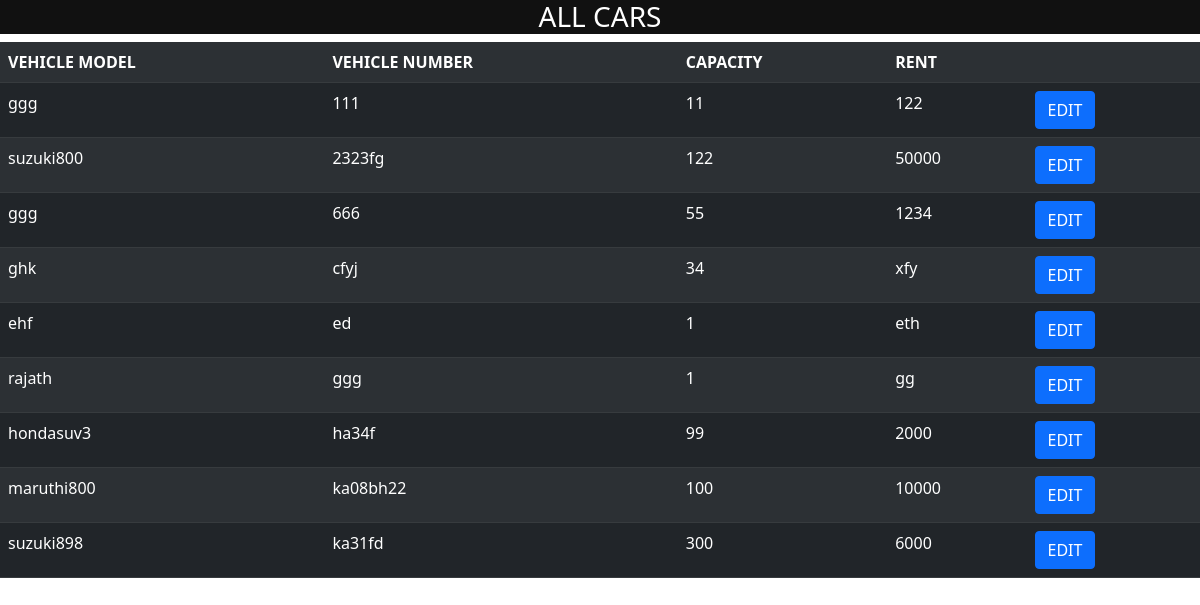
The page /allcars.php on the database its author committed.
### tables this page shows
CREATE TABLE `cars` (
  `model` varchar(30) NOT NULL,
  `number` varchar(33) NOT NULL,
  `capacity` varchar(33) NOT NULL,
  `rent` varchar(33) NOT NULL,
  `agency` varchar(30) NOT NULL,
  `status` varchar(30) NOT NULL,
  `booked_by` varchar(30) NOT NULL,
  `start_date` varchar(33) NOT NULL,
  `totaldays` varchar(33) NOT NULL
);

### allcars.php (the view, shortened to what this page needs)
<?php
include("connect.php");
$username=$_SESSION["username"];
$insert = "select *from cars where agency='$username'";
$rslt=$con->query($insert);
echo '
<!DOCTYPE html>
<html>
<head>
<link href="https://cdn.jsdelivr.net/npm/bootstrap@5.0.2/dist/css/bootstrap.min.css" rel="stylesheet">
<script src="https://cdn.jsdelivr.net/npm/bootstrap@5.0.2/dist/js/bootstrap.bundle.min.js"></script>
	<title>all cars</title>
	<style>
ul {
  list-style-type: none;
  margin: 0;
  padding: 0;
  overflow: hidden;
  background-color: #333;
}
li {
  float: left;
}
li a {
  display: block;
  color: white;
  text-align: center;
  padding: 16px 22px;
  text-decoration: none;
}
li a:hover:not(.active) {
  background-color: #111;
}
.active {
  background-color: #04AA6D;
}
	</style>
</head>
<body>
<section style="background-color: #111; color:white;"><center><h3>ALL CARS</h3></center></section>
<table class="table table-dark table-striped">
<tr><th>VEHICLE MODEL</th><th>VEHICLE NUMBER</th><th>CAPACITY</th><th>RENT</th><th></th></tr>
';
 while ($r=$rslt->fetch_assoc()) {
echo'
<tr><td>'.$r['model'].'</td><td>'.$r['number'].'</td><td>'.$r['capacity'].'</td><td>'.$r['rent'].'</td><td><button class="btn btn-primary" onclick=window.location.href="edit.php?number='.$r['number'].'">EDIT</button></td></tr>'
;
}
echo '
</table>
</body>
</html>';
?>

### rows shown on the page
cars: model "ggg", number "111", capacity "11", rent "122"
cars: model "suzuki800", number "2323fg", capacity "122", rent "50000"
cars: model "ggg", number "666", capacity "55", rent "1234"
cars: model "ghk", number "cfyj", capacity "34", rent "xfy"
cars: model "ehf", number "ed", capacity "1", rent "eth"
cars: model "rajath", number "ggg", capacity "1", rent "gg"
cars: model "hondasuv3", number "ha34f", capacity "99", rent "2000"
cars: model "maruthi800", number "ka08bh22", capacity "100", rent "10000"
cars: model "suzuki898", number "ka31fd", capacity "300", rent "6000"
